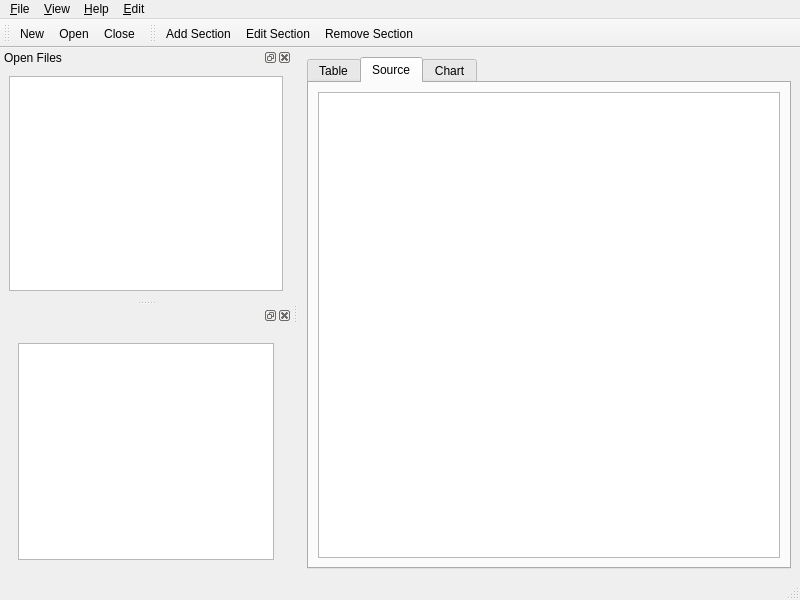
<?xml version="1.0" encoding="UTF-8"?>
<ui version="4.0">
 <class>DialogueEditor</class>
 <widget class="QMainWindow" name="DialogueEditor">
  <property name="geometry">
   <rect>
    <x>0</x>
    <y>0</y>
    <width>800</width>
    <height>600</height>
   </rect>
  </property>
  <property name="windowTitle">
   <string>Dialogue Editor</string>
  </property>
  <widget class="QWidget" name="centralwidget">
   <layout class="QVBoxLayout" name="verticalLayout">
    <item>
     <widget class="QTabWidget" name="views_widget">
      <property name="currentIndex">
       <number>1</number>
      </property>
      <widget class="QWidget" name="table_tab">
       <attribute name="title">
        <string>Table</string>
       </attribute>
       <layout class="QVBoxLayout" name="verticalLayout_2">
        <item>
         <widget class="QTableView" name="sections_table_view"/>
        </item>
       </layout>
      </widget>
      <widget class="QWidget" name="source_tab">
       <attribute name="title">
        <string>Source</string>
       </attribute>
       <layout class="QVBoxLayout" name="verticalLayout_3">
        <item>
         <widget class="CompletionTextEdit" name="source_text_edit"/>
        </item>
       </layout>
      </widget>
      <widget class="QWidget" name="chart_tab">
       <attribute name="title">
        <string>Chart</string>
       </attribute>
       <layout class="QVBoxLayout" name="verticalLayout_4">
        <item>
         <widget class="QGraphicsView" name="chart_graphics_view"/>
        </item>
       </layout>
      </widget>
     </widget>
    </item>
   </layout>
  </widget>
  <widget class="QMenuBar" name="menubar">
   <property name="geometry">
    <rect>
     <x>0</x>
     <y>0</y>
     <width>800</width>
     <height>22</height>
    </rect>
   </property>
   <widget class="QMenu" name="menu_File">
    <property name="title">
     <string>&amp;File</string>
    </property>
    <addaction name="new_action"/>
    <addaction name="open_action"/>
    <addaction name="separator"/>
    <addaction name="save_action"/>
    <addaction name="save_as_action"/>
    <addaction name="close_action"/>
    <addaction name="separator"/>
    <addaction name="quit_action"/>
   </widget>
   <widget class="QMenu" name="menu_View">
    <property name="title">
     <string>&amp;View</string>
    </property>
    <addaction name="context_panel_action"/>
    <addaction name="file_panel_action"/>
   </widget>
   <widget class="QMenu" name="menu_Help">
    <property name="title">
     <string>&amp;Help</string>
    </property>
    <addaction name="dialogue_editor_help_action"/>
    <addaction name="about_dialogue_editor_action"/>
    <addaction name="about_qt_action"/>
   </widget>
   <widget class="QMenu" name="menu_Edit">
    <property name="title">
     <string>&amp;Edit</string>
    </property>
   </widget>
   <addaction name="menu_File"/>
   <addaction name="menu_View"/>
   <addaction name="menu_Help"/>
   <addaction name="menu_Edit"/>
  </widget>
  <widget class="QStatusBar" name="statusbar"/>
  <widget class="QDockWidget" name="file_panel">
   <property name="windowTitle">
    <string>Open Files</string>
   </property>
   <attribute name="dockWidgetArea">
    <number>1</number>
   </attribute>
   <widget class="QWidget" name="dockWidgetContents_2">
    <layout class="QVBoxLayout" name="verticalLayout_6">
     <item>
      <widget class="QListView" name="file_list_view"/>
     </item>
    </layout>
   </widget>
  </widget>
  <widget class="QDockWidget" name="context_panel">
   <attribute name="dockWidgetArea">
    <number>1</number>
   </attribute>
   <widget class="QWidget" name="dockWidgetContents">
    <layout class="QVBoxLayout" name="verticalLayout_5">
     <item>
      <widget class="QStackedWidget" name="context_widget">
       <property name="currentIndex">
        <number>2</number>
       </property>
       <widget class="QWidget" name="table_page">
        <layout class="QHBoxLayout" name="horizontalLayout">
         <item>
          <widget class="QTreeView" name="sections_tree_list_view"/>
         </item>
        </layout>
       </widget>
       <widget class="QWidget" name="source_page">
        <layout class="QVBoxLayout" name="verticalLayout_7">
         <item>
          <widget class="QTreeView" name="source_tree_list_view"/>
         </item>
        </layout>
       </widget>
       <widget class="QWidget" name="chart_page">
        <layout class="QVBoxLayout" name="verticalLayout_8">
         <item>
          <widget class="QListView" name="tools_list_view"/>
         </item>
        </layout>
       </widget>
      </widget>
     </item>
    </layout>
   </widget>
  </widget>
  <widget class="QToolBar" name="file_toolbar">
   <property name="windowTitle">
    <string>toolBar</string>
   </property>
   <attribute name="toolBarArea">
    <enum>TopToolBarArea</enum>
   </attribute>
   <attribute name="toolBarBreak">
    <bool>false</bool>
   </attribute>
   <addaction name="new_action"/>
   <addaction name="open_action"/>
   <addaction name="close_action"/>
  </widget>
  <widget class="QToolBar" name="section_toolbar">
   <property name="windowTitle">
    <string>toolBar_2</string>
   </property>
   <attribute name="toolBarArea">
    <enum>TopToolBarArea</enum>
   </attribute>
   <attribute name="toolBarBreak">
    <bool>false</bool>
   </attribute>
   <addaction name="add_section_action"/>
   <addaction name="edit_section_action"/>
   <addaction name="remove_section_toolbar"/>
  </widget>
  <action name="context_panel_action">
   <property name="checkable">
    <bool>true</bool>
   </property>
   <property name="checked">
    <bool>true</bool>
   </property>
   <property name="text">
    <string>&amp;Context Panel</string>
   </property>
  </action>
  <action name="file_panel_action">
   <property name="checkable">
    <bool>true</bool>
   </property>
   <property name="checked">
    <bool>true</bool>
   </property>
   <property name="text">
    <string>&amp;File Panel</string>
   </property>
  </action>
  <action name="action_Manual">
   <property name="text">
    <string>&amp;Manual</string>
   </property>
  </action>
  <action name="new_action">
   <property name="text">
    <string>&amp;New</string>
   </property>
  </action>
  <action name="save_action">
   <property name="text">
    <string>&amp;Save</string>
   </property>
  </action>
  <action name="save_as_action">
   <property name="text">
    <string>Save &amp;As</string>
   </property>
  </action>
  <action name="close_action">
   <property name="text">
    <string>&amp;Close</string>
   </property>
  </action>
  <action name="quit_action">
   <property name="text">
    <string>&amp;Quit</string>
   </property>
  </action>
  <action name="dialogue_editor_help_action">
   <property name="text">
    <string>Dialogue Editor Help</string>
   </property>
  </action>
  <action name="about_dialogue_editor_action">
   <property name="text">
    <string>About Dialogue Editor</string>
   </property>
  </action>
  <action name="about_qt_action">
   <property name="text">
    <string>About Qt</string>
   </property>
  </action>
  <action name="open_action">
   <property name="text">
    <string>&amp;Open</string>
   </property>
  </action>
  <action name="add_section_action">
   <property name="text">
    <string>Add Section</string>
   </property>
  </action>
  <action name="remove_section_toolbar">
   <property name="text">
    <string>Remove Section</string>
   </property>
  </action>
  <action name="edit_section_action">
   <property name="text">
    <string>Edit Section</string>
   </property>
  </action>
 </widget>
 <customwidgets>
  <customwidget>
   <class>CompletionTextEdit</class>
   <extends>QTextEdit</extends>
   <header>custom_widgets</header>
  </customwidget>
 </customwidgets>
 <resources/>
 <connections/>
</ui>
